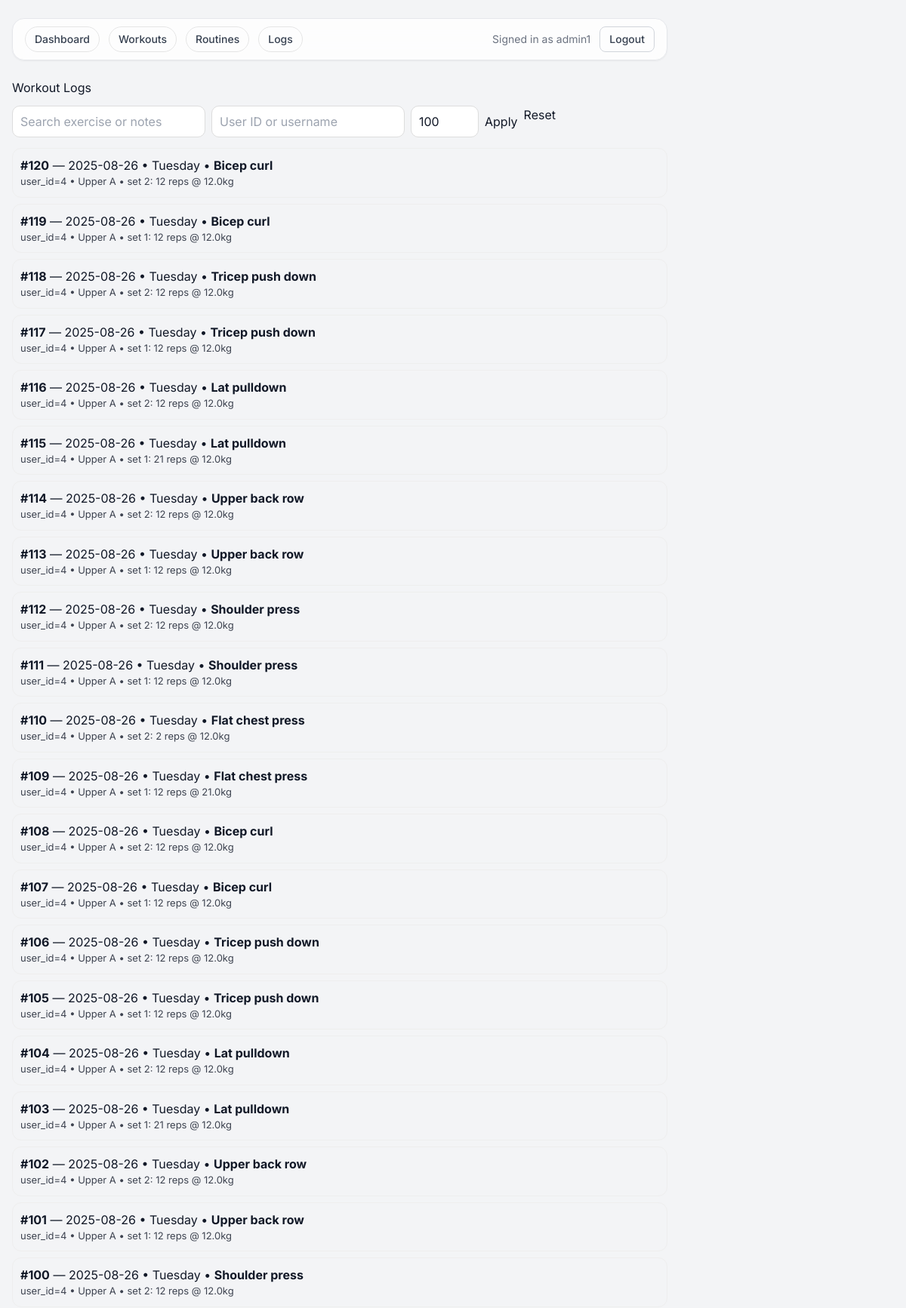
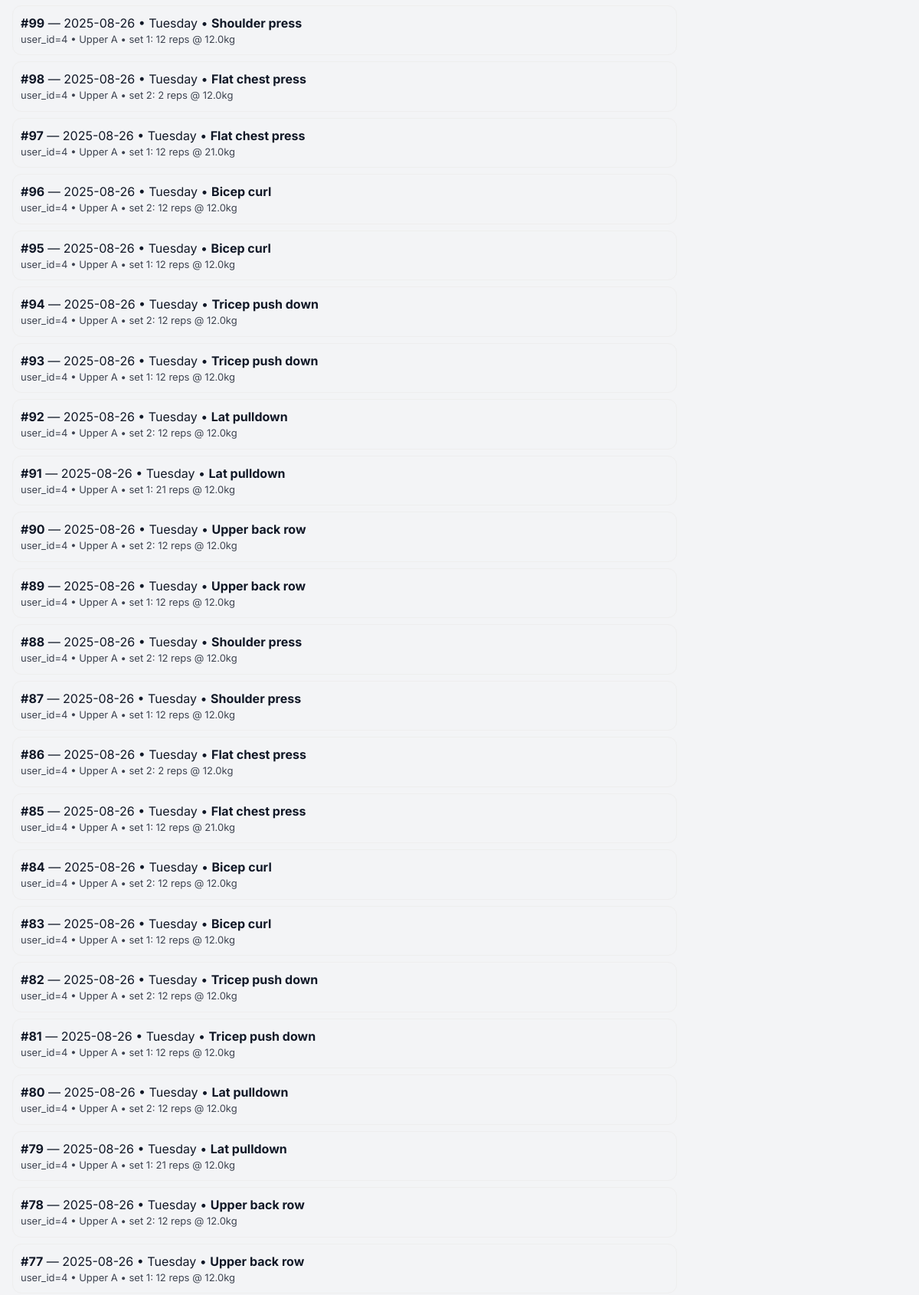
Page /admin/logs (signed in, upper part) on the committed database (2 pictures, top to bottom).
### app.py (models this page shows)
class User(Base):
    __tablename__ = "user"
    id = Column(Integer, primary_key=True)
    email = Column(String(120), unique=True, nullable=False)
    username = Column(String(64), nullable=False)
    password_hash = Column(String(255), nullable=False)
    role = Column(String(16), nullable=False, default="user")
    created_at = Column(String(32))
    __table_args__ = (UniqueConstraint("username", name="uq_user_username"),)

class WorkoutLog(Base):
    __tablename__ = "workout_log"
    id = Column(Integer, primary_key=True)
    timestamp = Column(DateTime, default=datetime.utcnow)
    session_id = Column(String(32), index=True)
    date = Column(String(10))            # "YYYY-MM-DD"
    day_name = Column(String(12))
    program = Column(String(32))
    exercise = Column(String(64))
    sets = Column(Integer)
    reps = Column(Integer)
    weight_kg = Column(Float)
    rpe = Column(String(8))
    volume_kg = Column(Float)
    duration_min = Column(Integer)
    notes = Column(String(255))
    source = Column(String(16), default="pwa")
    user_id = Column(Integer, index=True)
    day_code = Column(String(16), index=True)     # e.g. "upper_a"
    program_id = Column(Integer, index=True)      # FK-ish (no constraint for SQLite simplicity)

### app.py (the view, shortened to what this page needs)
@app.get("/admin/logs")
@admin_required
def admin_logs():
    q = (request.args.get("q") or "").strip()
    user_filter = (request.args.get("user") or "").strip()
    try:
        limit = int(request.args.get("limit", 100))
    except ValueError:
        limit = 100
    limit = min(max(limit, 1), 1000)
    db = SessionLocal()
    try:
        qry = db.query(WorkoutLog).order_by(WorkoutLog.id.desc())
        if q:
            like = f"%{q}%"
            qry = qry.filter(or_(WorkoutLog.exercise.ilike(like),
                                 WorkoutLog.notes.ilike(like)))
        rows = qry.limit(limit).all()
    finally:
        db.close()
    return render_template("admin/logs.html", rows=rows)

### app.py (called while the page is built)
def current_user_id():
    return session.get("uid")

def is_admin():
    uid = session.get("uid")
    if not uid:
        return False
    db = SessionLocal()
    try:
        u = db.query(User).get(uid)
        return bool(u and u.role == "admin")
    finally:
        db.close()

def admin_required(view_func):
    @wraps(view_func)
    def wrapper(*args, **kwargs):
        if not current_user_id():
            return redirect(url_for("login", next=request.path))
        if not is_admin():
            return render_template("403.html"), 403
        return view_func(*args, **kwargs)
    return wrapper

@app.context_processor
def inject_flags():
    return {"is_admin": session.get("role") == "admin"}

### templates/admin/logs.html (shortened to what this page needs)
{% extends "base.html" %}
{% block content %}
<h1 style="margin:0 0 12px">Workout Logs</h1>
<form method="get" style="margin:0 12px 14px 0;display:flex;gap:8px;flex-wrap:wrap">
  <input name="q" value="{{ request.args.get('q','') }}" placeholder="Search exercise or notes" style="padding:8px 10px;border-radius:10px;border:1px solid #ddd">
  <input name="user" value="{{ request.args.get('user','') }}" placeholder="User ID or username" style="padding:8px 10px;border-radius:10px;border:1px solid #ddd">
  <input name="limit" value="{{ request.args.get('limit','100') }}" style="width:90px;padding:8px 10px;border-radius:10px;border:1px solid #ddd">
  <button class="btn" type="submit">Apply</button>
  <a class="btn" href="{{ url_for('admin_logs') }}" style="text-decoration:none">Reset</a>
</form>
<ul style="list-style:none;padding-left:0;margin:0">
{% for r in rows %}
  <li style="padding:10px;border:1px solid #eee;border-radius:12px;margin-bottom:8px">
    <b>#{{ r.id }}</b> — {{ r.date }} • {{ r.day_name }} • <b>{{ r.exercise }}</b>
    <div style="opacity:.8;font-size:13px">
      user_id={{ r.user_id }} • {{ r.program }} • set {{ r.sets }}: {{ r.reps }} reps @ {{ r.weight_kg }}kg
    </div>
  </li>
{% else %}
  <li style="padding:10px;opacity:.7">No logs found.</li>
{% endfor %}
</ul>
{% endblock %}

### templates/base.html (shortened to what this page needs)
<!DOCTYPE html>
<html lang="en">
<head>
  <script src="https://cdn.tailwindcss.com"></script>
  <link rel="stylesheet" href="{{ url_for('static', filename='style.css') }}" />
</head>
<body class="bg-gray-100 text-gray-900 min-h-screen">
  <div class="max-w-6xl mx-auto px-4 py-6">
    <nav class="flex items-center gap-2 sm:gap-3 rounded-2xl bg-white/80 backdrop-blur-md border border-gray-200 shadow-sm px-3 sm:px-4 py-2.5 mb-6">
      <a href="{{ url_for('home') }}"
         data-nav="home"
         class="px-3 py-1.5 rounded-full text-sm font-medium text-gray-700 hover:bg-gray-100 transition">
         Dashboard
      </a>
      <a href="{{ url_for('workouts') }}"
         data-nav="workouts"
         class="px-3 py-1.5 rounded-full text-sm font-medium text-gray-700 hover:bg-gray-100 transition">
         Workouts
      </a>
      <a href="{{ url_for('routines_page') }}"
         data-nav="routines"
         class="px-3 py-1.5 rounded-full text-sm font-medium text-gray-700 hover:bg-gray-100 transition">
         Routines
      </a>
      <a href="{{ url_for('logs_page') }}"
         data-nav="logs"
         class="px-3 py-1.5 rounded-full text-sm font-medium text-gray-700 hover:bg-gray-100 transition">
         Logs
      </a>
      <div class="ml-auto flex items-center gap-2 sm:gap-3">
        {% if session.get('uid') %}
          <span class="text-gray-500 text-sm hidden sm:inline">Signed in as {{ session.get('username') }}</span>
          <a href="{{ url_for('logout') }}"
             class="px-3 py-1.5 rounded-lg border border-gray-300 text-gray-700 text-sm font-medium hover:bg-gray-50 transition">
             Logout
          </a>
        {% endif %}
      </div>
    </nav>
    <main class="mt-4">
      {% block content %}{% endblock %}
    </main>
  </div>
</body>
</html>

### static/style.css (style rules this page uses)
body { font-family: system-ui, -apple-system, Segoe UI, Roboto, Arial, sans-serif; margin: 16px; max-width: 900px; }
nav { display:flex; gap:12px; align-items:center; margin-bottom:10px; flex-wrap:wrap; }
nav a { text-decoration:none; padding:6px 10px; border-radius:10px; border:1px solid #e5e5e5; }
.hidden { display:none; }

### templates/base.html (style rules this page uses)
* { font-family: Inter, system-ui, -apple-system, Segoe UI, Roboto, Arial, sans-serif; }

### rows in the picture
User: get "admin1"
WorkoutLog: id "120", date "2025-08-26", day_name "Tuesday", exercise "Bicep curl", user_id "4", program "Upper A", sets "2", reps "12", weight_kg "12.0"
WorkoutLog: id "119", date "2025-08-26", day_name "Tuesday", exercise "Bicep curl", user_id "4", program "Upper A", sets "1", reps "12", weight_kg "12.0"
WorkoutLog: id "118", date "2025-08-26", day_name "Tuesday", exercise "Tricep push down", user_id "4", program "Upper A", sets "2", reps "12", weight_kg "12.0"
WorkoutLog: id "117", date "2025-08-26", day_name "Tuesday", exercise "Tricep push down", user_id "4", program "Upper A", sets "1", reps "12", weight_kg "12.0"
WorkoutLog: id "116", date "2025-08-26", day_name "Tuesday", exercise "Lat pulldown", user_id "4", program "Upper A", sets "2", reps "12", weight_kg "12.0"
WorkoutLog: id "115", date "2025-08-26", day_name "Tuesday", exercise "Lat pulldown", user_id "4", program "Upper A", sets "1", reps "21", weight_kg "12.0"
WorkoutLog: id "114", date "2025-08-26", day_name "Tuesday", exercise "Upper back row", user_id "4", program "Upper A", sets "2", reps "12", weight_kg "12.0"
WorkoutLog: id "113", date "2025-08-26", day_name "Tuesday", exercise "Upper back row", user_id "4", program "Upper A", sets "1", reps "12", weight_kg "12.0"
WorkoutLog: id "112", date "2025-08-26", day_name "Tuesday", exercise "Shoulder press", user_id "4", program "Upper A", sets "2", reps "12", weight_kg "12.0"
WorkoutLog: id "111", date "2025-08-26", day_name "Tuesday", exercise "Shoulder press", user_id "4", program "Upper A", sets "1", reps "12", weight_kg "12.0"
WorkoutLog: id "110", date "2025-08-26", day_name "Tuesday", exercise "Flat chest press", user_id "4", program "Upper A", sets "2", reps "2", weight_kg "12.0"
WorkoutLog: id "109", date "2025-08-26", day_name "Tuesday", exercise "Flat chest press", user_id "4", program "Upper A", sets "1", reps "12", weight_kg "21.0"
WorkoutLog: id "108", date "2025-08-26", day_name "Tuesday", exercise "Bicep curl", user_id "4", program "Upper A", sets "2", reps "12", weight_kg "12.0"
WorkoutLog: id "107", date "2025-08-26", day_name "Tuesday", exercise "Bicep curl", user_id "4", program "Upper A", sets "1", reps "12", weight_kg "12.0"
WorkoutLog: id "106", date "2025-08-26", day_name "Tuesday", exercise "Tricep push down", user_id "4", program "Upper A", sets "2", reps "12", weight_kg "12.0"
WorkoutLog: id "105", date "2025-08-26", day_name "Tuesday", exercise "Tricep push down", user_id "4", program "Upper A", sets "1", reps "12", weight_kg "12.0"
WorkoutLog: id "104", date "2025-08-26", day_name "Tuesday", exercise "Lat pulldown", user_id "4", program "Upper A", sets "2", reps "12", weight_kg "12.0"
WorkoutLog: id "103", date "2025-08-26", day_name "Tuesday", exercise "Lat pulldown", user_id "4", program "Upper A", sets "1", reps "21", weight_kg "12.0"
WorkoutLog: id "102", date "2025-08-26", day_name "Tuesday", exercise "Upper back row", user_id "4", program "Upper A", sets "2", reps "12", weight_kg "12.0"
WorkoutLog: id "101", date "2025-08-26", day_name "Tuesday", exercise "Upper back row", user_id "4", program "Upper A", sets "1", reps "12", weight_kg "12.0"
WorkoutLog: id "100", date "2025-08-26", day_name "Tuesday", exercise "Shoulder press", user_id "4", program "Upper A", sets "2", reps "12", weight_kg "12.0"
WorkoutLog: id "99", date "2025-08-26", day_name "Tuesday", exercise "Shoulder press", user_id "4", program "Upper A", sets "1", reps "12", weight_kg "12.0"
WorkoutLog: id "98", date "2025-08-26", day_name "Tuesday", exercise "Flat chest press", user_id "4", program "Upper A", sets "2", reps "2", weight_kg "12.0"
WorkoutLog: id "97", date "2025-08-26", day_name "Tuesday", exercise "Flat chest press", user_id "4", program "Upper A", sets "1", reps "12", weight_kg "21.0"
WorkoutLog: id "96", date "2025-08-26", day_name "Tuesday", exercise "Bicep curl", user_id "4", program "Upper A", sets "2", reps "12", weight_kg "12.0"
WorkoutLog: id "95", date "2025-08-26", day_name "Tuesday", exercise "Bicep curl", user_id "4", program "Upper A", sets "1", reps "12", weight_kg "12.0"
WorkoutLog: id "94", date "2025-08-26", day_name "Tuesday", exercise "Tricep push down", user_id "4", program "Upper A", sets "2", reps "12", weight_kg "12.0"
WorkoutLog: id "93", date "2025-08-26", day_name "Tuesday", exercise "Tricep push down", user_id "4", program "Upper A", sets "1", reps "12", weight_kg "12.0"
WorkoutLog: id "92", date "2025-08-26", day_name "Tuesday", exercise "Lat pulldown", user_id "4", program "Upper A", sets "2", reps "12", weight_kg "12.0"
WorkoutLog: id "91", date "2025-08-26", day_name "Tuesday", exercise "Lat pulldown", user_id "4", program "Upper A", sets "1", reps "21", weight_kg "12.0"
WorkoutLog: id "90", date "2025-08-26", day_name "Tuesday", exercise "Upper back row", user_id "4", program "Upper A", sets "2", reps "12", weight_kg "12.0"
WorkoutLog: id "89", date "2025-08-26", day_name "Tuesday", exercise "Upper back row", user_id "4", program "Upper A", sets "1", reps "12", weight_kg "12.0"
WorkoutLog: id "88", date "2025-08-26", day_name "Tuesday", exercise "Shoulder press", user_id "4", program "Upper A", sets "2", reps "12", weight_kg "12.0"
WorkoutLog: id "87", date "2025-08-26", day_name "Tuesday", exercise "Shoulder press", user_id "4", program "Upper A", sets "1", reps "12", weight_kg "12.0"
WorkoutLog: id "86", date "2025-08-26", day_name "Tuesday", exercise "Flat chest press", user_id "4", program "Upper A", sets "2", reps "2", weight_kg "12.0"
WorkoutLog: id "85", date "2025-08-26", day_name "Tuesday", exercise "Flat chest press", user_id "4", program "Upper A", sets "1", reps "12", weight_kg "21.0"
WorkoutLog: id "84", date "2025-08-26", day_name "Tuesday", exercise "Bicep curl", user_id "4", program "Upper A", sets "2", reps "12", weight_kg "12.0"
WorkoutLog: id "83", date "2025-08-26", day_name "Tuesday", exercise "Bicep curl", user_id "4", program "Upper A", sets "1", reps "12", weight_kg "12.0"
WorkoutLog: id "82", date "2025-08-26", day_name "Tuesday", exercise "Tricep push down", user_id "4", program "Upper A", sets "2", reps "12", weight_kg "12.0"
WorkoutLog: id "81", date "2025-08-26", day_name "Tuesday", exercise "Tricep push down", user_id "4", program "Upper A", sets "1", reps "12", weight_kg "12.0"
WorkoutLog: id "80", date "2025-08-26", day_name "Tuesday", exercise "Lat pulldown", user_id "4", program "Upper A", sets "2", reps "12", weight_kg "12.0"
WorkoutLog: id "79", date "2025-08-26", day_name "Tuesday", exercise "Lat pulldown", user_id "4", program "Upper A", sets "1", reps "21", weight_kg "12.0"
WorkoutLog: id "78", date "2025-08-26", day_name "Tuesday", exercise "Upper back row", user_id "4", program "Upper A", sets "2", reps "12", weight_kg "12.0"
WorkoutLog: id "77", date "2025-08-26", day_name "Tuesday", exercise "Upper back row", user_id "4", program "Upper A", sets "1", reps "12", weight_kg "12.0"
